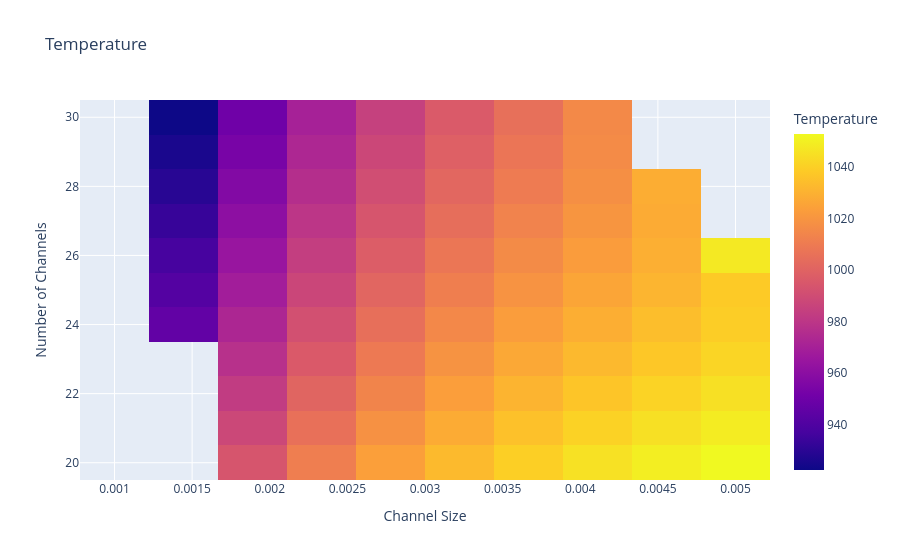
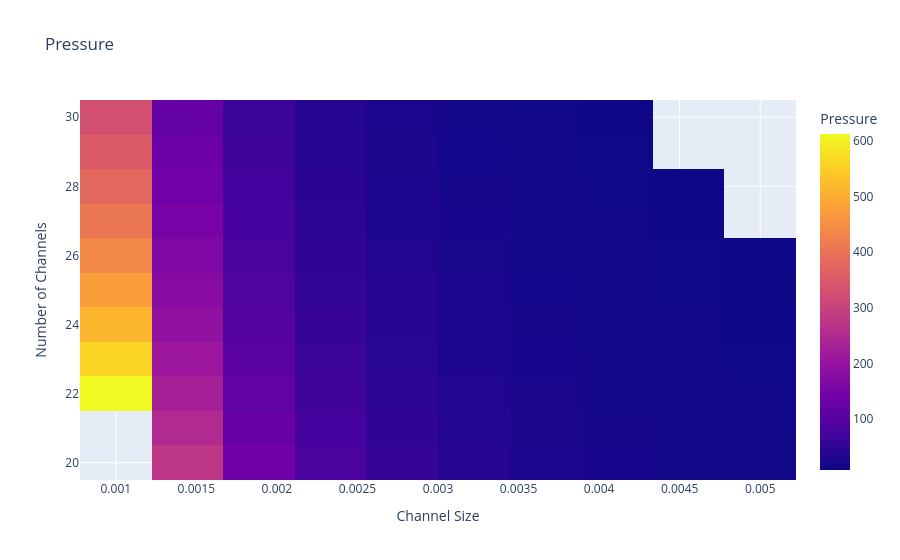

Write notebook code for charts like these, in order.
### Code cell
CHWlist = np.linspace(0.001, 0.005, 10)
NCHlist = np.linspace(20, 30, 11)
X, Y = np.meshgrid(CHWlist, NCHlist)

CHWNCH = np.vectorize(CHW_NCH)
Z1, Z2 = CHWNCH(X, Y)  # unpack the two outputs
Heatmap(CHWlist, NCHlist, Z1, "Channel Size", "Number of Channels", "Temperature")
Heatmap(CHWlist, NCHlist, Z2, "Channel Size", "Number of Channels", "Pressure")

### Figure 1 — Plotly figure (JSON) as saved in the notebook; plotly's stock layout.template omitted (floating-point values rounded to 4 significant figures)
{"data": [{"coloraxis": "coloraxis", "hovertemplate": "Channel Size: %{x}<br>Number of Channels: %{y}<br>Temperature: %{z}<extra></extra>", "name": "0", "type": "heatmap", "x": [0.001, 0.001444, 0.001889, 0.002333, 0.002778, 0.003222, 0.003667, 0.004111, 0.004556, 0.005], "xaxis": "x", "y": [20.0, 21.0, 22.0, 23.0, 24.0, 25.0, 26.0, 27.0, 28.0, 29.0, 30.0], "yaxis": "y", "z": [[NaN, NaN, 993.8, 1011.0, 1024.0, 1033.0, 1040.0, 1045.0, 1050.0, 1053.0], [NaN, NaN, 988.0, 1006.0, 1019.0, 1028.0, 1035.0, 1041.0, 1045.0, 1049.0], [NaN, NaN, 982.6, 1001.0, 1014.0, 1023.0, 1031.0, 1037.0, 1041.0, 1045.0], [NaN, NaN, 977.5, 995.9, 1009.0, 1019.0, 1027.0, 1033.0, 1037.0, 1042.0], [NaN, 946.2, 972.9, 991.5, 1005.0, 1015.0, 1023.0, 1029.0, 1034.0, 1039.0], [NaN, 941.5, 968.5, 987.4, 1001.0, 1011.0, 1019.0, 1026.0, 1031.0, 1038.0], [NaN, 937.2, 964.4, 983.5, 997.4, 1008.0, 1016.0, 1023.0, 1029.0, 1048.0], [NaN, 933.1, 960.6, 979.9, 993.9, 1005.0, 1013.0, 1020.0, 1028.0, NaN], [NaN, 929.3, 957.0, 976.4, 990.7, 1002.0, 1010.0, 1018.0, 1029.0, NaN], [NaN, 925.7, 953.6, 973.2, 987.6, 998.7, 1008.0, 1016.0, NaN, NaN], [NaN, 922.4, 950.4, 970.2, 984.8, 996.0, 1005.0, 1016.0, NaN, NaN]]}], "layout": {"coloraxis": {"colorbar": {"title": {"text": "Temperature"}}, "colorscale": [[0, "#0d0887"], [0.1111, "#46039f"], [0.2222, "#7201a8"], [0.3333, "#9c179e"], [0.4444, "#bd3786"], [0.5556, "#d8576b"], [0.6667, "#ed7953"], [0.7778, "#fb9f3a"], [0.8889, "#fdca26"], [1, "#f0f921"]]}, "title": {"text": "Temperature"}, "xaxis": {"anchor": "y", "domain": [0, 1], "title": {"text": "Channel Size"}}, "yaxis": {"anchor": "x", "autorange": true, "domain": [0, 1], "title": {"text": "Number of Channels"}}}}

### Figure 2 — Plotly figure (JSON) as saved in the notebook; plotly's stock layout.template omitted (floating-point values rounded to 4 significant figures)
{"data": [{"coloraxis": "coloraxis", "hovertemplate": "Channel Size: %{x}<br>Number of Channels: %{y}<br>Pressure: %{z}<extra></extra>", "name": "0", "type": "heatmap", "x": [0.001, 0.001444, 0.001889, 0.002333, 0.002778, 0.003222, 0.003667, 0.004111, 0.004556, 0.005], "xaxis": "x", "y": [20.0, 21.0, 22.0, 23.0, 24.0, 25.0, 26.0, 27.0, 28.0, 29.0, 30.0], "yaxis": "y", "z": [[NaN, 275.8, 139.0, 82.6, 54.36, 38.36, 28.47, 21.94, 17.42, 14.17], [NaN, 250.3, 126.2, 75.0, 49.37, 34.84, 25.86, 19.94, 15.83, 12.87], [612.0, 228.3, 115.1, 68.41, 45.04, 31.79, 23.6, 18.19, 14.45, 11.75], [560.1, 209.0, 105.4, 62.66, 41.25, 29.12, 21.62, 16.67, 13.24, 10.77], [514.6, 192.1, 96.91, 57.6, 37.93, 26.78, 19.88, 15.33, 12.18, 9.906], [474.4, 177.2, 89.39, 53.14, 34.99, 24.71, 18.35, 14.15, 11.24, 9.145], [438.8, 163.9, 82.72, 49.18, 32.39, 22.87, 16.98, 13.1, 10.41, 8.468], [407.0, 152.1, 76.77, 45.65, 30.07, 21.23, 15.77, 12.17, 9.666, NaN], [378.6, 141.5, 71.44, 42.48, 27.99, 19.77, 14.68, 11.33, 9.001, NaN], [353.1, 132.0, 66.65, 39.64, 26.12, 18.45, 13.7, 10.57, NaN, NaN], [330.1, 123.4, 62.33, 37.08, 24.43, 17.26, 12.82, 9.894, NaN, NaN]]}], "layout": {"coloraxis": {"colorbar": {"title": {"text": "Pressure"}}, "colorscale": [[0, "#0d0887"], [0.1111, "#46039f"], [0.2222, "#7201a8"], [0.3333, "#9c179e"], [0.4444, "#bd3786"], [0.5556, "#d8576b"], [0.6667, "#ed7953"], [0.7778, "#fb9f3a"], [0.8889, "#fdca26"], [1, "#f0f921"]]}, "title": {"text": "Pressure"}, "xaxis": {"anchor": "y", "domain": [0, 1], "title": {"text": "Channel Size"}}, "yaxis": {"anchor": "x", "autorange": true, "domain": [0, 1], "title": {"text": "Number of Channels"}}}}
